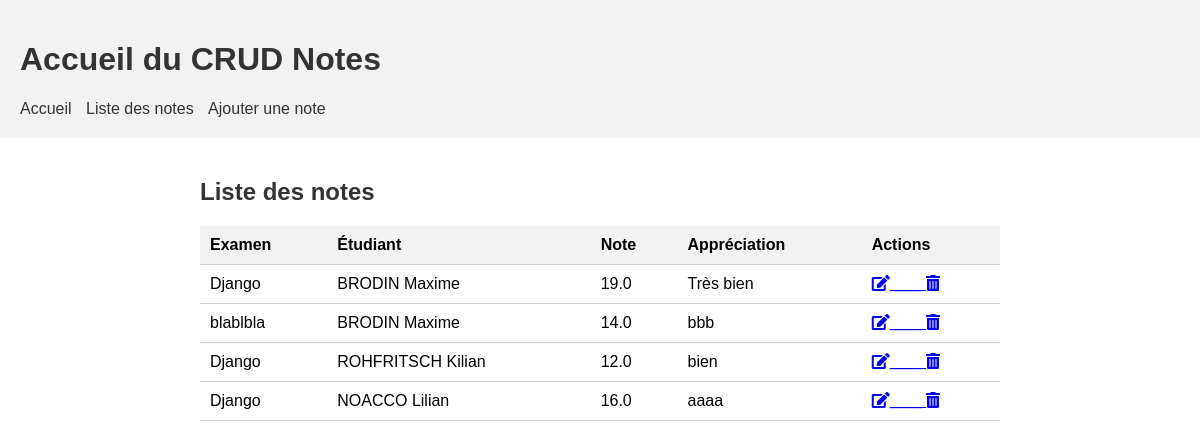
/gestionnaire/gestionnaire/notes/, run on the app's committed database.
### gestionnaire/models.py (models this page shows, shortened)
class Note(models.Model):
    examen = models.ForeignKey('gestionnaire.Examen', on_delete=models.CASCADE)
    etudiant = models.ForeignKey('gestionnaire.Etudiant', on_delete=models.CASCADE)
    note = models.FloatField()
    appreciation = models.TextField()

class Examen(models.Model):
    titre = models.CharField(max_length=100)
    date = models.DateField()
    coefficient = models.IntegerField()
    def __str__(self):
        return f"{self.titre}"

class Etudiant(models.Model):
    numero_etudiant = models.IntegerField(primary_key=True)
    nom = models.CharField(max_length=100)
    prenom = models.CharField(max_length=100)
    groupe = models.CharField(max_length=100)
    photo = models.BinaryField(null=True)
    email = models.EmailField()
    def __str__(self):
        return f"{self.nom} {self.prenom}"

### gestionnaire/views.py (the view)
# urls.py: path('gestionnaire/notes/', views.liste_notes, name='liste_notes'),
def liste_notes(request):
    notes = Note.objects.all()
    return render(request, 'gestionnaire/liste_notes.html', {'notes': notes})

### gestionnaire/templates/gestionnaire/liste_notes.html (shortened to what this page needs)
<!DOCTYPE html>
<html>
<head>
    {% load static %}
    <link rel="stylesheet" type="text/css" href="{% static 'css/style3.css' %}">
    <link rel="stylesheet" href="https://cdnjs.cloudflare.com/ajax/libs/font-awesome/5.15.3/css/all.min.css">
</head>
<body>
  <header>
    <h1>Accueil du CRUD Notes</h1>
    <nav>
        <ul>
            <li><a href="{% url 'accueil' %}">Accueil</a></li>
            <li><a href="{% url 'liste_notes' %}">Liste des notes</a></li>
            <li><a href="{% url 'ajouter_note' %}">Ajouter une note</a></li>
        </ul>
    </nav>
</header>
    {% block content %}
    <div class="container">
      <h2 class="liste-notes-title">Liste des notes</h2>
      <table>
        <thead>
          <tr>
            <th>Examen</th>
            <th>Étudiant</th>
            <th>Note</th>
            <th>Appréciation</th>
            <th>Actions</th>
          </tr>
        </thead>
        <tbody>
          {% for note in notes %}
            <tr>
              <td>{{ note.examen }}</td>
              <td>{{ note.etudiant }}</td>
              <td>{{ note.note }}</td>
              <td>{{ note.appreciation }}</td>
              <td>
                <a href="{% url 'modifier_note' note.id %}">
                  <i class="fas fa-edit">____</i>
                </a>
                <a href="{% url 'supprimer_note' note.id %}">
                  <i class="fas fa-trash-alt"></i>
                </a>
              </td>
            </tr>
          {% endfor %}
        </tbody>
      </table>
    </div>
  {% endblock %}
</body>
</html>

### gestionnaire/static/css/style3.css (style rules this page uses)
body { font-family: Arial, sans-serif; margin: 0; padding: 0; }
.container { max-width: 800px; margin: 0 auto; padding: 20px; }
h2 { color: #333; margin-bottom: 20px; }
table { width: 100%; border-collapse: collapse; }
th, td { padding: 10px; text-align: left; border-bottom: 1px solid #ccc; }
th { background-color: #f2f2f2; }
header { background-color: #f2f2f2; padding: 20px; }
h1 { color: #333; }
nav ul { list-style-type: none; margin: 0; padding: 0; }
nav li { display: inline-block; margin-right: 10px; }
nav a { text-decoration: none; color: #333; }

### data on the page
Note: examen "Django", etudiant "BRODIN Maxime", note "19.0", appreciation "Très bien"
Note: examen "blablbla", etudiant "BRODIN Maxime", note "14.0", appreciation "bbb"
Note: examen "Django", etudiant "ROHFRITSCH Kilian", note "12.0", appreciation "bien"
Note: examen "Django", etudiant "NOACCO Lilian", note "16.0", appreciation "aaaa"
